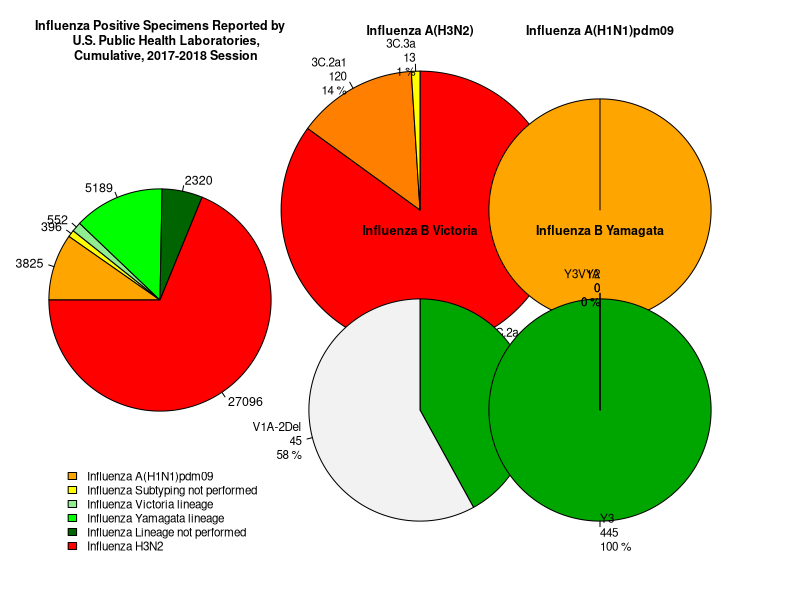

This chart was generated by the following R code:
pied<-read.csv("./Genetic08.csv", header= TRUE)
pie_uni<-unique(pied$X.Sub.type)
#get( getOption( "device" ) )()
par(mar = c(2,2,2,26))
Pie_main <- read.csv("./Pie_chart_data.csv", header=TRUE)
pie(Pie_main$Number,labels = Pie_main$Number,radius= 1, col=c("orange", "yellow", "light green", "green", "dark green","red"), clockwise=TRUE,
    init.angle=-180, cex=0.75)
legend("bottom",legend= Pie_main$X.Sub.type,bty="n", cex=0.7, fill=c("orange", "yellow", "light green", "green", "dark green","red"))
par(mar = c(10,2,4,26))
title(main="Influenza Positive Specimens Reported by
    U.S. Public Health Laboratories,
    Cumulative, 2017-2018 Session",cex.main=0.75 )
par(new=T)
par(mar = c(12,8,3,6))
pied1<-pied[pied$X.Sub.type=="H3" & pied$X..of..Sub.type.Total>0,]
lbls= paste(pied1$X..of..Sub.type.Total,"%")
lbls = paste(pied1$Genetic_Group, pied1$Number, lbls, sep="\n") 
pie(pied1$X..of..Sub.type.Total,labels = lbls,radius= 1, col=heat.colors(length(lbls)), clockwise=TRUE,
    init.angle=90, main="Influenza A(H3N2)", cex=0.7, cex.main=0.75)
par(new=T)
par(mar = c(12,20,3,0))
pied2<-pied[pied$X.Sub.type=="H1pdm09" & pied$X..of..Sub.type.Total>0,]
lbls= paste(pied2$X..of..Sub.type.Total,"%")
lbls = paste(pied2$Genetic_Group, pied2$Number, lbls, sep="\n") 
pie(pied2$X..of..Sub.type.Total,labels = lbls, col=c("Orange"), clockwise=TRUE,
    init.angle=90, main="Influenza A(H1N1)pdm09", cex = 0.7, cex.main = 0.75)
par(new=T)
par(mar = c(2,8,13,6))
pied3<-pied[pied$X.Sub.type=="B/Victoria",]
lbls= paste(pied3$X..of..Sub.type.Total,"%")
lbls = paste(pied3$Genetic_Group, pied3$Number, lbls, sep="\n") 
pie(pied3$X..of..Sub.type.Total,labels = lbls, col=terrain.colors(length(lbls)), clockwise=TRUE,
        init.angle=90,cex = 0.7)
par(mar = c(5,8,23,6))
title( main="Influenza B Victoria",cex.main = 0.75)
par(new=T)
par(mar = c(2,20,13,0))
pied4<-pied[pied$X.Sub.type=="B/Yamagata",]
lbls= paste(pied4$X..of..Sub.type.Total,"%")
lbls = paste(pied4$Genetic_Group, pied4$Number, lbls, sep="\n") 
pie(pied4$X..of..Sub.type.Total,labels = lbls, col=terrain.colors(length(lbls)), clockwise=TRUE,
        init.angle=90, cex = 0.7)
par(mar = c(5,20,23,0))
title( main="Influenza B Yamagata",cex.main = 0.75)

